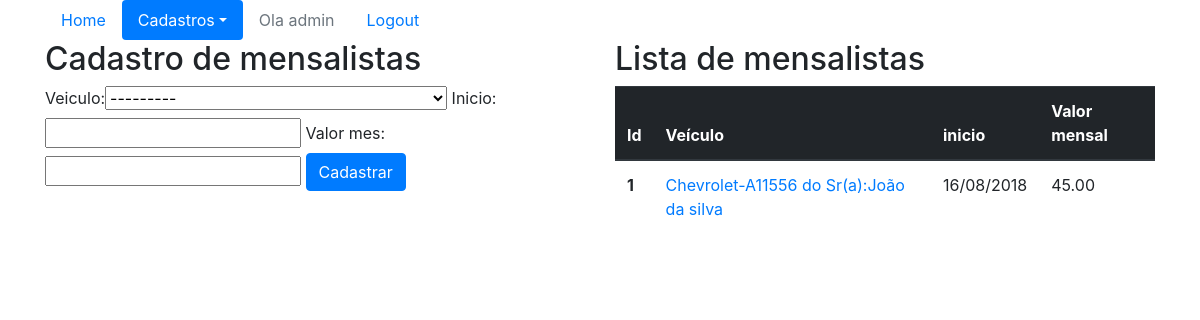
/sistema/mensalistas/ (signed in), run on an earlier commit of the app's database.
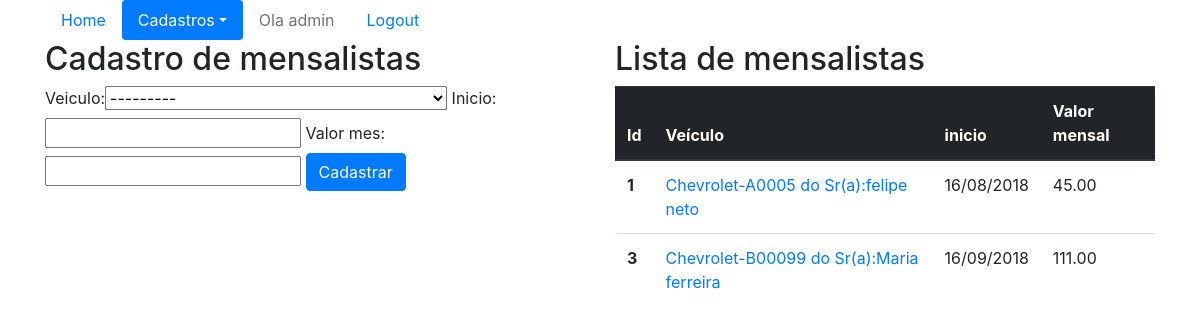
And on a later commit of the database.
### core/models.py (models this page shows, shortened)
class Mensalista(models.Model):
    veiculo = models.ForeignKey(Veiculo, on_delete=models.CASCADE)
    inicio = models.DateField()
    valor_mes = models.DecimalField(max_digits=6, decimal_places=2)
    """ Para remover o erro d: E1101:Class 'Pessoa' has no 'objects' member """
    objects = models.Manager()

class Veiculo(models.Model):
    marca = models.ForeignKey(Marca, on_delete=models.CASCADE)
    placa = models.CharField(max_length=7)
    proprietario = models.ForeignKey(Pessoa, on_delete=models.CASCADE)
    cor = models.CharField(max_length=15)
    observaces = models.TextField()
    """ Para remover o erro d: E1101:Class 'Pessoa' has no 'objects' member """
    objects = models.Manager()
    def __str__(self):
        return (
            str(self.marca) + '-'+ self.placa + ' do Sr(a):'
            + str(self.proprietario)
        )

class Marca(models.Model):
    nome = models.CharField(max_length=50)
    """ Para remover o erro d: E1101:Class 'Pessoa' has no 'objects' member """
    objects = models.Manager()
    def __str__(self):
        return self.nome

class Pessoa(models.Model):
    nome = models.CharField(max_length=100)
    endereco = models.CharField(max_length=200)
    telefone = models.CharField(max_length=20)
    """ Para remover o erro d: E1101:Class 'Pessoa' has no 'objects' member """
    objects = models.Manager()
    def __str__(self):
        return self.nome

### core/views.py (the view)
@login_required
def lista_mensalistas(request):
    menu_mensalista_ativo = 'active'
    menu_cadastro_ativo = 'active'
    mensalistas = Mensalista.objects.all()
    form = MensalistaForm()
    data = {'mensalistas': mensalistas,
        'form': form,
        'menu_mensalista_ativo':menu_mensalista_ativo,
        'menu_cadastro_ativo':menu_cadastro_ativo}
    return render(request,
        'core/lista_mensalistas.html', data)

### core/forms.py
class MensalistaForm(ModelForm):
    class Meta:
        model  = Mensalista
        fields = '__all__'

### core/templates/core/lista_mensalistas.html (shortened to what this page needs)
{% extends 'base.html' %}
{% load bootstrap %}
{% block main %}
<div class="row">
    <div class="col-sm-6">
        <h2>Cadastro de mensalistas</h2>
        <form action="{% url 'core_mensalista_novo' %}" method="POST">
            {{form|bootstrap}}
            <button type="submit" class="btn btn-primary">Cadastrar</button>
        </form>
    </div>
    <div class="col-sm-6">
        <h2>Lista de mensalistas</h2>
        <table class="table">
            <thead class="thead-dark">
                <tr>
                    <th scope="col">Id</th>
                    <th scope="col">Veículo</th>
                    <th scope="col">inicio</th>
                    <th scope="col">Valor mensal</th>
                </tr>
            </thead>
            <tbody>
                {% for mens in mensalistas %}
                <tr>
                    <th scope="row">{{mens.id}}</th>
                    <td><a href="{% url 'core_mensalista_update' mens.id %}" > {{mens.veiculo}}</a> </td>
                    <td>{{mens.inicio}}</td>
                    <td>{{mens.valor_mes}}</td>
                </tr>
                {% endfor %}
            </tbody>
        </table>
    </div>
</div>
{% endblock  %}

What changed in the data, as far as the page shows it:
changed through a linked row, Mensalista id 1: veiculo "Chevrolet-A11556 do Sr(a):João da silva" → "Chevrolet-A0005 do Sr(a):felipe neto"
added Mensalista: id "3", veiculo "Chevrolet-B00099 do Sr(a):Maria ferreira", inicio "16/09/2018", valor_mes "111.00"
